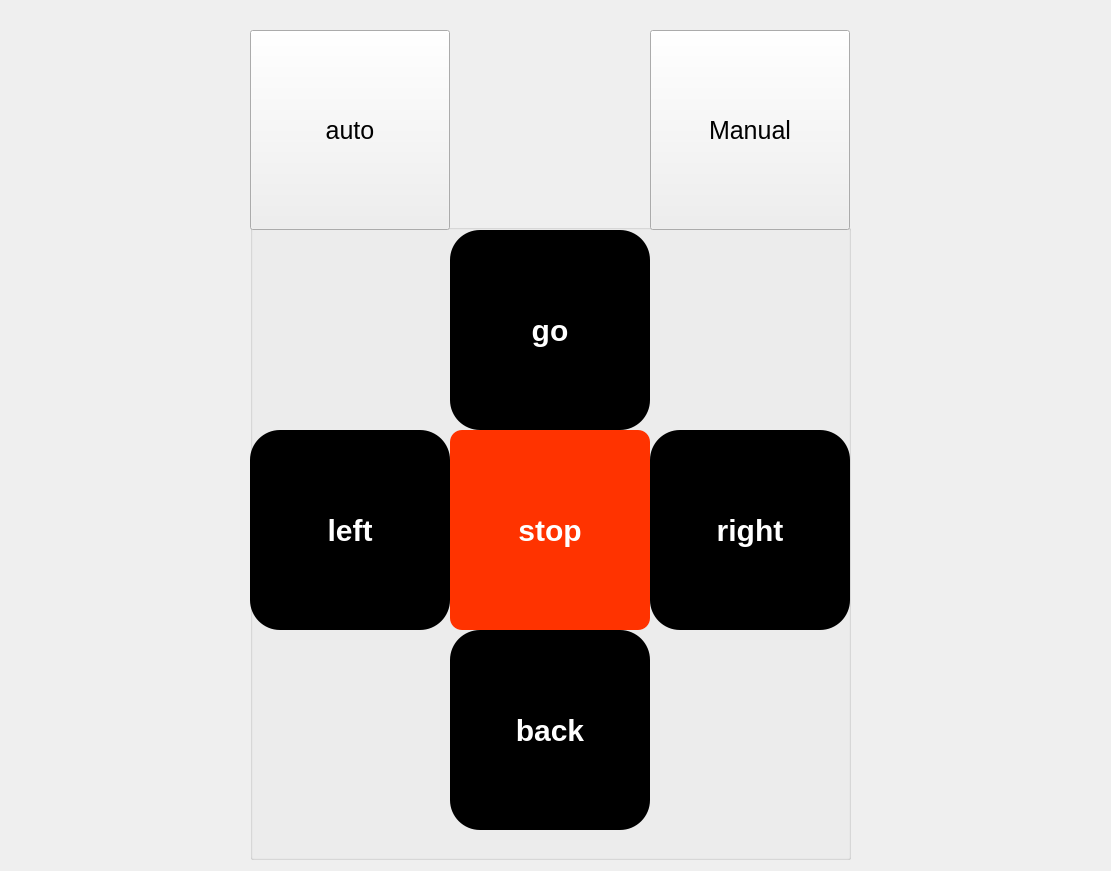
<?xml version="1.0" encoding="UTF-8"?>
<ui version="4.0">
 <class>Form</class>
 <widget class="QWidget" name="Form">
  <property name="geometry">
   <rect>
    <x>0</x>
    <y>0</y>
    <width>1111</width>
    <height>871</height>
   </rect>
  </property>
  <property name="windowTitle">
   <string>Form</string>
  </property>
  <widget class="QGroupBox" name="groupBox">
   <property name="geometry">
    <rect>
     <x>250</x>
     <y>210</y>
     <width>601</width>
     <height>650</height>
    </rect>
   </property>
   <property name="title">
    <string>GroupBox</string>
   </property>
   <widget class="QPushButton" name="back">
    <property name="geometry">
     <rect>
      <x>200</x>
      <y>420</y>
      <width>200</width>
      <height>200</height>
     </rect>
    </property>
    <property name="styleSheet">
     <string notr="true">QPushButton {
  background-color: #000000;
  color: white;
  border-radius: 30px;
  padding: 10px;
  font-weight: bold;
font-size : 30px;
}
QPushButton:hover {
  background-color: #90ff09;
font-size : 70px;
}
QPushButton:pressed {
  background-color: #09ff09;
font-size : 50px;
}</string>
    </property>
    <property name="text">
     <string>back</string>
    </property>
   </widget>
   <widget class="QPushButton" name="go">
    <property name="geometry">
     <rect>
      <x>200</x>
      <y>20</y>
      <width>200</width>
      <height>200</height>
     </rect>
    </property>
    <property name="styleSheet">
     <string notr="true">QPushButton {
  background-color: #000000;
  color: white;
  border-radius: 30px;
  padding: 10px;
  font-weight: bold;
  font-size: 30px;
}
QPushButton:hover {
  background-color: #9900ff;
  font-size: 70px;
}
QPushButton:pressed {
 background-color: #0099ff;
 font-size: 50px;
}</string>
    </property>
    <property name="text">
     <string>go</string>
    </property>
   </widget>
   <widget class="QPushButton" name="stop">
    <property name="geometry">
     <rect>
      <x>200</x>
      <y>220</y>
      <width>200</width>
      <height>200</height>
     </rect>
    </property>
    <property name="styleSheet">
     <string notr="true">QPushButton {
  background-color: #ff3300;
  color: white;
  border-radius: 12px;
  padding: 10px;
  font-weight: bold;
 font-size: 30px;
}
QPushButton:hover {
  background-color: #ff0000;
 font-size: 70px;
}
QPushButton:pressed {
  background-color: #ff9900;
	font-size: 50px;
}</string>
    </property>
    <property name="text">
     <string>stop</string>
    </property>
   </widget>
   <widget class="QPushButton" name="left">
    <property name="geometry">
     <rect>
      <x>0</x>
      <y>220</y>
      <width>200</width>
      <height>200</height>
     </rect>
    </property>
    <property name="styleSheet">
     <string notr="true">QPushButton {
  background-color: #000000;
  color: white;
  border-radius: 30px;
  padding: 10px;
  font-weight: bold;
font-size : 30px;
}
QPushButton:hover {
  background-color: #000099;
font-size : 70px;
}
QPushButton:pressed {
  background-color: #00ff00;
font-size : 50px;
}</string>
    </property>
    <property name="text">
     <string>left</string>
    </property>
   </widget>
   <widget class="QPushButton" name="right">
    <property name="geometry">
     <rect>
      <x>400</x>
      <y>220</y>
      <width>200</width>
      <height>200</height>
     </rect>
    </property>
    <property name="minimumSize">
     <size>
      <width>0</width>
      <height>0</height>
     </size>
    </property>
    <property name="styleSheet">
     <string notr="true">QPushButton {
  background-color: #000000;
  color: white;
  border-radius: 30px;
  padding: 10px;
  font-weight: bold;
font-size : 30px;
}
QPushButton:hover {
  background-color: #9999ff;
font-size : 70px;
}
QPushButton:pressed {
  background-color: #999999;
font-size : 50px;
}</string>
    </property>
    <property name="text">
     <string>right</string>
    </property>
   </widget>
  </widget>
  <widget class="QPushButton" name="auto1">
   <property name="geometry">
    <rect>
     <x>250</x>
     <y>30</y>
     <width>200</width>
     <height>200</height>
    </rect>
   </property>
   <property name="styleSheet">
    <string notr="true">
font-size: 25px;
</string>
   </property>
   <property name="text">
    <string>auto</string>
   </property>
  </widget>
  <widget class="QPushButton" name="manual">
   <property name="geometry">
    <rect>
     <x>650</x>
     <y>30</y>
     <width>200</width>
     <height>200</height>
    </rect>
   </property>
   <property name="styleSheet">
    <string notr="true">font-size: 25px;</string>
   </property>
   <property name="text">
    <string>Manual</string>
   </property>
  </widget>
 </widget>
 <resources/>
 <connections/>
</ui>
